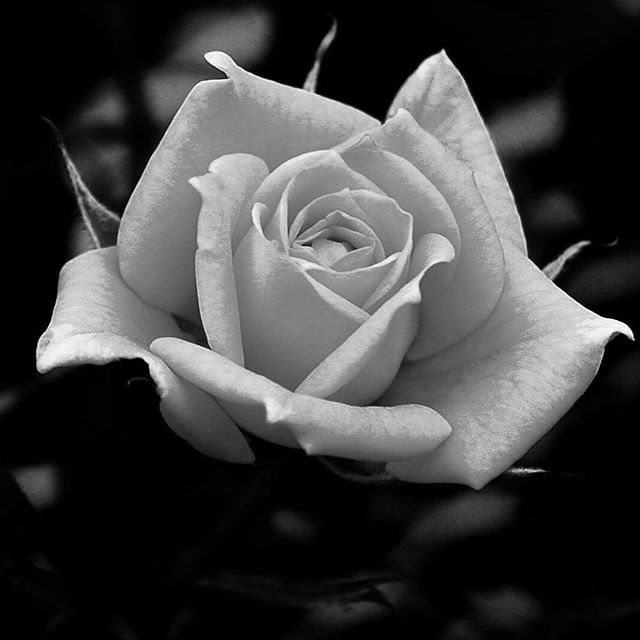
#> input picture HW2/rose.jpg, 640 x 640 px
$ jupyter execute --allow-errors HW2.ipynb
#> lines starting #> are read from the running program, lines starting #| are printed output that depends on the picture; after the words box and inside, x2 and y2 are one past the last pixel; in counts of white or black regions, pixels touching at a corner belong together
[cell 1]
# import the image module
from PIL import Image

# Read a color image
# grayImage = Image.open("./gray.jpeg")
grayImage = Image.open("./rose.jpg")
#> grayImage is the input picture: PIL image 640x640 RGB; min 0, max 255, mean 63.2
# grayImage = Image.open("./monalisa.jpg")

[cell 2]
import numpy as np
import matplotlib.pyplot as plt
fig, axes = plt.subplots(ncols=2, nrows=2, figsize=(12, 12), gridspec_kw = {'wspace':0, 'hspace':0.1})
np.vectorize(lambda ax:ax.axis('off'))(axes)
ax0, ax1, ax2, ax3= axes.flat

ax0.imshow(grayImage, cmap=plt.cm.gray)
ax0.set_title('24-bit', fontsize=18)

image20bit = grayImage.convert("P", palette=Image.ADAPTIVE, colors=20)
ax1.imshow(image20bit, cmap=plt.cm.gray)
ax1.set_title('20-bit', fontsize=18)

image16bit = grayImage.convert("P", palette=Image.ADAPTIVE, colors=16)
ax2.imshow(image16bit, cmap=plt.cm.gray)
ax2.set_title('16-bit', fontsize=18)

image8bit = grayImage.convert("P", palette=Image.ADAPTIVE, colors=8)
ax3.imshow(image8bit, cmap=plt.cm.gray)
ax3.set_title('8-bit', fontsize=18)

# Save result.
fig.savefig("D:/result_HW2_1.png",bbox_inches='tight')
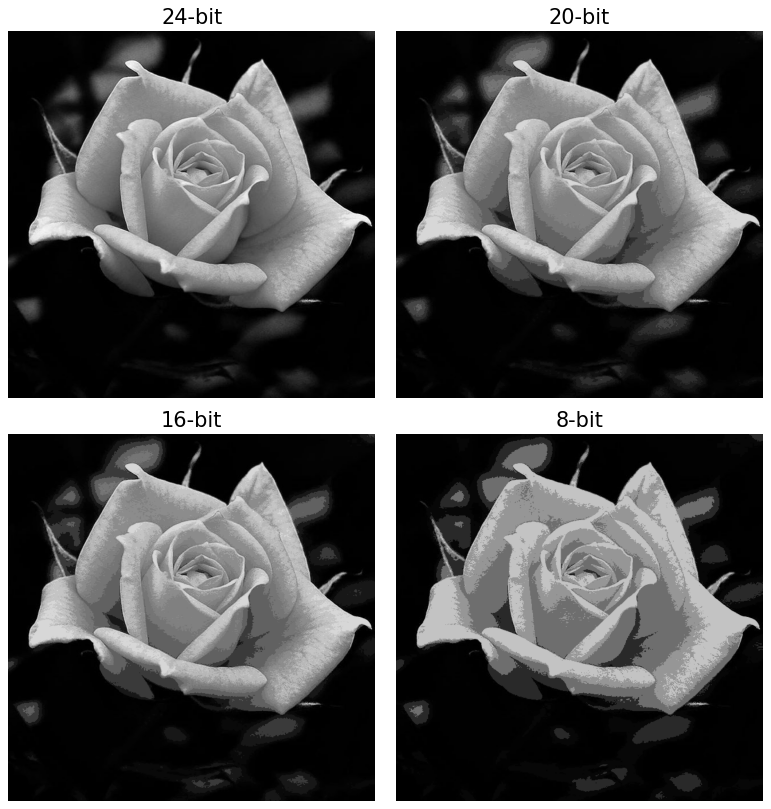
#> figure drawn by matplotlib, 4 panels

[cell 3]
fig, axes = plt.subplots(ncols=2, nrows=2, figsize=(12, 12), gridspec_kw = {'wspace':0, 'hspace':0.1})
np.vectorize(lambda ax:ax.axis('off'))(axes)
ax4, ax5, ax6, ax7 = axes.flat

image6bit = grayImage.convert("P", palette=Image.ADAPTIVE, colors=6)
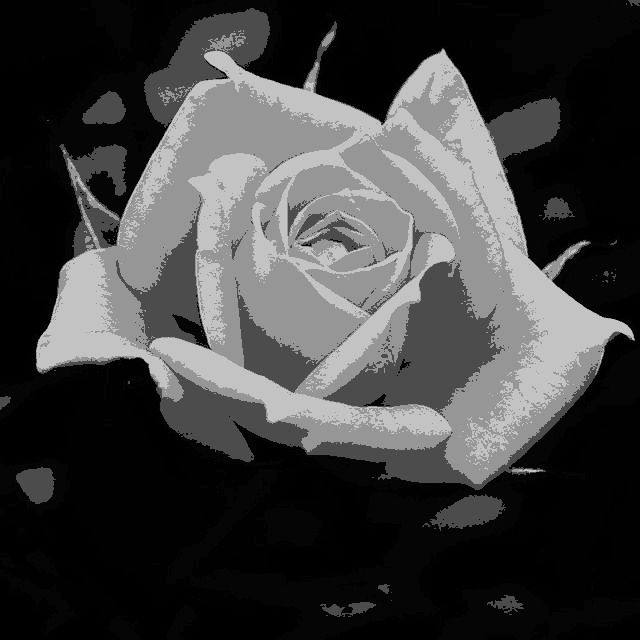
#> image6bit: PIL image 640x640 P; min 0, max 195, mean 62.8
ax4.imshow(image6bit, cmap=plt.cm.gray)
ax4.set_title('6-bit', fontsize=18)

image4bit = grayImage.convert("P", palette=Image.ADAPTIVE, colors=4)
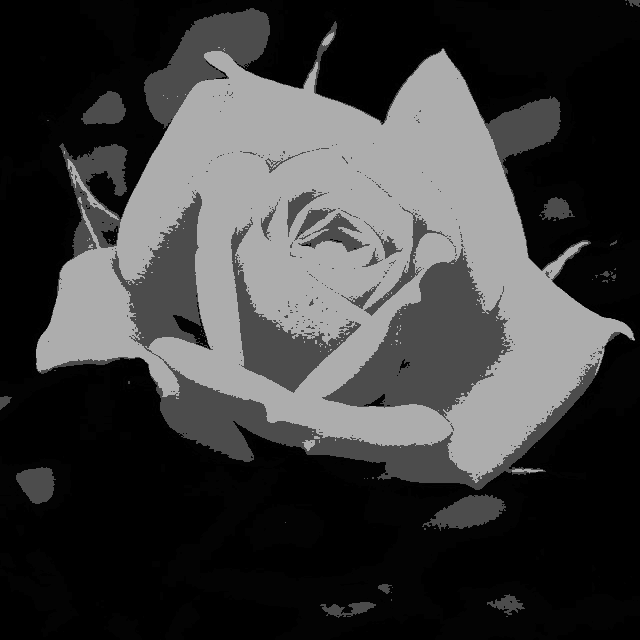
#> image4bit: PIL image 640x640 P; min 0, max 173, mean 60.9
ax5.imshow(image4bit, cmap=plt.cm.gray)
ax5.set_title('4-bit', fontsize=18)

image2bit = grayImage.convert("P", palette=Image.ADAPTIVE, colors=2)
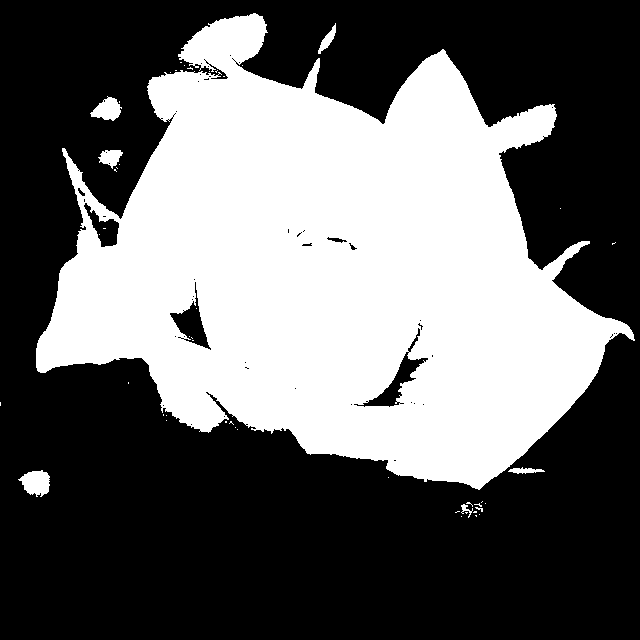
#> image2bit: PIL image 640x640 P; values 2 (black) and 124 (white), 40.1% white; 49 white regions (42 under 20 px), largest, box (x1, y1, x2, y2) and area: (36, 13, 635, 490) 162353, (18, 470, 50, 497) 584, (90, 96, 122, 121) 475
ax6.imshow(image2bit, cmap=plt.cm.gray)
ax6.set_title('2-bit', fontsize=18)

image1bit = grayImage.convert("P", palette=Image.ADAPTIVE, colors=1)
#> image1bit: PIL image 640x640 P; every value is 63
ax7.imshow(image1bit, cmap=plt.cm.gray)
ax7.set_title('1-bit', fontsize=18)

# Save result.
fig.savefig("D:/result_HW2_2.png",bbox_inches='tight')
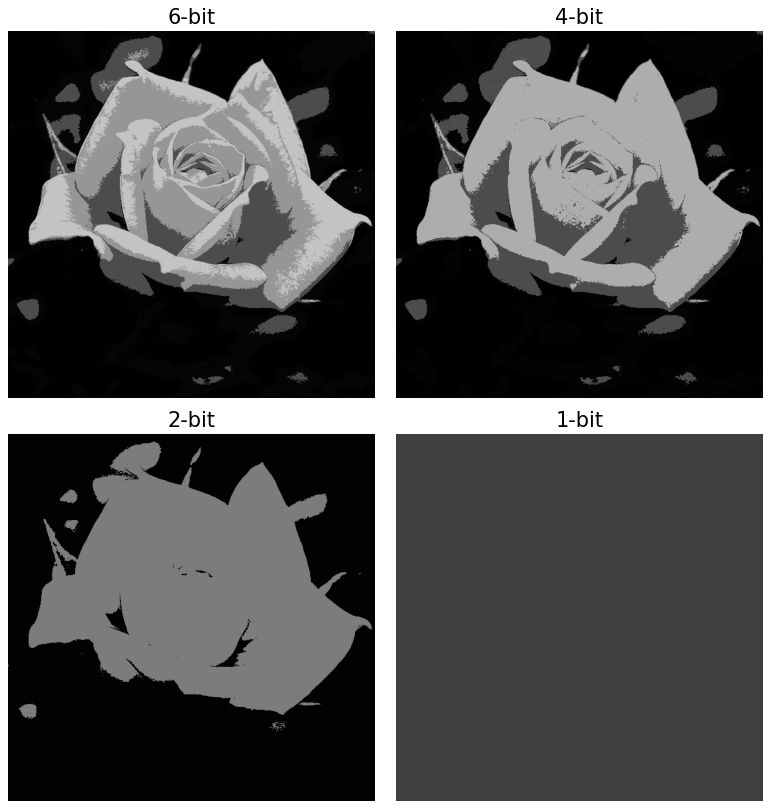
#> figure drawn by matplotlib, 4 panels

[cell 4]
grayImage.save("rose1.jpg", quality=50)
grayImage.save("rose2.jpg", quality=25)
grayImage.save("rose3.jpg", quality=12)
grayImage.save("rose4.jpg", quality=6)
grayImage.save("rose5.jpg", quality=3)

#> (a cell that did not finish here is left out)

[cell 6]
fig, axes = plt.subplots(ncols=2, nrows=3, figsize=(12, 18), gridspec_kw = {'wspace':0, 'hspace':0.01})
np.vectorize(lambda ax:ax.axis('off'))(axes)
ax0, ax1, ax2, ax3, ax4, ax5 = axes.flat

ax0.imshow(grayImage, cmap=plt.cm.gray)
# ax0.set_title('640x640', fontsize=18)

#> (the rest of this cell did not finish here and is left out)

[cell 7]
import PIL
grayImage = Image.open("./rose.jpg")
width, height = grayImage.size
#> width = 640; height = 640

grayImage1 = grayImage.resize((int(width/2), int(height/2)))
grayImage1.show()
grayImage2 = grayImage.resize((int(width/4), int(height/4)))
grayImage2.show()
grayImage3 = grayImage.resize((int(width/8), int(height/8)))
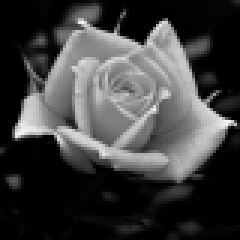
#> grayImage3: PIL image 80x80 RGB (shown 3 times larger); min 0, max 245, mean 63.2
grayImage3.show()
grayImage4 = grayImage.resize((int(width/16), int(height/16)))
grayImage4.show()
grayImage5 = grayImage.resize((int(width/32), int(height/32)))
grayImage5.show()

[cell 8]
grayImage1_duplicate = grayImage1.resize((width, height),PIL.Image.LANCZOS)
grayImage1_duplicate.show()
grayImage2_duplicate = grayImage2.resize((width, height))
grayImage2_duplicate.show()
grayImage3_duplicate = grayImage3.resize((width, height))
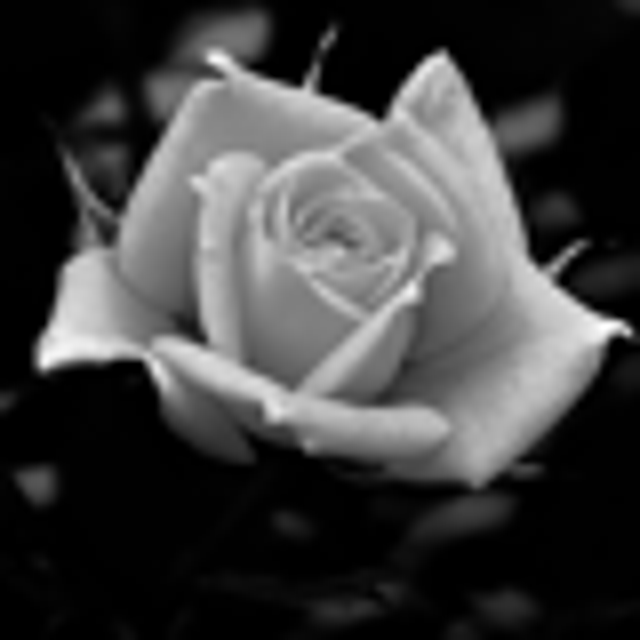
#> grayImage3_duplicate: PIL image 640x640 RGB; min 0, max 255, mean 63.3
grayImage3_duplicate.show()
grayImage4_duplicate = grayImage4.resize((width, height))
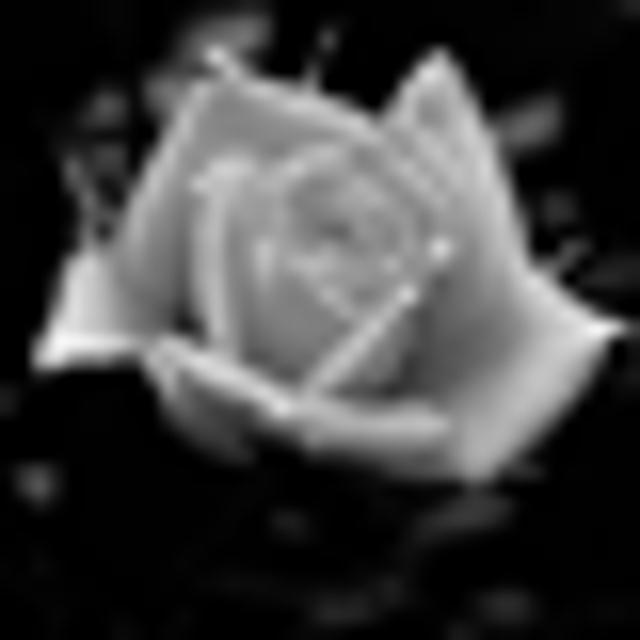
#> grayImage4_duplicate: PIL image 640x640 RGB; min 0, max 248, mean 63.4
grayImage4_duplicate.show()
grayImage5_duplicate = grayImage5.resize((width, height),PIL.Image.LANCZOS)
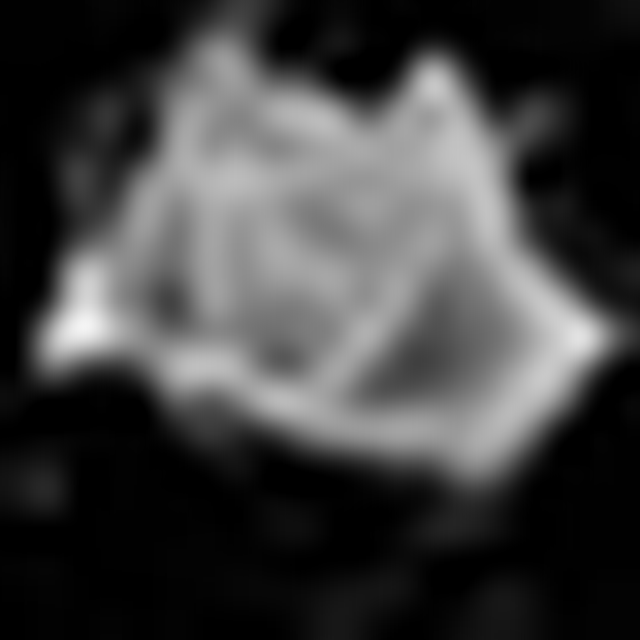
#> grayImage5_duplicate: PIL image 640x640 RGB; min 0, max 244, mean 63.7
grayImage5_duplicate.show()

[cell 9]
grayImage3_nearest = grayImage3.resize((width, height),PIL.Image.NEAREST)
grayImage3_nearest.show()
grayImage4_nearest = grayImage4.resize((width, height),PIL.Image.NEAREST)
grayImage4_nearest.show()
grayImage5_nearest = grayImage5.resize((width, height),PIL.Image.NEAREST)
grayImage5_nearest.show()

[cell 10]
grayImage3_bilinear = grayImage3.resize((width, height),PIL.Image.BILINEAR )
grayImage3_bilinear.show()
grayImage4_bilinear = grayImage4.resize((width, height),PIL.Image.BILINEAR )
grayImage4_bilinear.show()
grayImage5_bilinear = grayImage5.resize((width, height),PIL.Image.BILINEAR )
grayImage5_bilinear.show()

[cell 11]
fig, axes = plt.subplots(ncols=2, nrows=3, figsize=(12, 18), gridspec_kw = {'wspace':0, 'hspace':0.01})
np.vectorize(lambda ax:ax.axis('off'))(axes)
ax0, ax1, ax2, ax3, ax4, ax5 = axes.flat

ax0.imshow(grayImage3_nearest, cmap=plt.cm.gray)
ax0.set_title('Nearest neighor interpolation', fontsize=18)

ax2.imshow(grayImage4_nearest, cmap=plt.cm.gray)
# ax1.set_title('4-bit', fontsize=18)

ax4.imshow(grayImage5_nearest, cmap=plt.cm.gray)
# ax2.set_title('6-bit', fontsize=18)

ax1.imshow(grayImage3_bilinear, cmap=plt.cm.gray)
ax1.set_title('Bilinear Interpolation', fontsize=18)

ax3.imshow(grayImage4_bilinear, cmap=plt.cm.gray)
# ax4.set_title('2-bit', fontsize=18)

ax5.imshow(grayImage5_bilinear, cmap=plt.cm.gray)
# ax5.set_title('1-bit', fontsize=18)

# Save result.
fig.savefig("D:/result_HW2_4.png",bbox_inches='tight')

[cell 12]
colorImage = Image.open("./london.jpg")
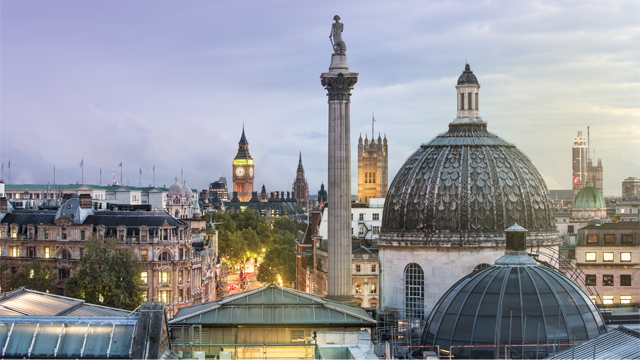
#> input picture HW2/london.jpg, 640 x 360 px
#> colorImage is the input picture: PIL image 640x360 RGB; mean R, G, B 148.6, 149.1, 155
colorImage.show()
area = (colorImage.size[0]/2, colorImage.size[1]/2,colorImage.size[0]/2+ 7, colorImage.size[1]/2+7)
#> area = (320, 180, 327, 187)
cropped_img = colorImage.crop(area)
cropped_img.save("./crop_london.jpg")
cropped_img.show()

[cell 13]
a = np.array(cropped_img)
a.shape
#> Out = (7, 7, 3)
